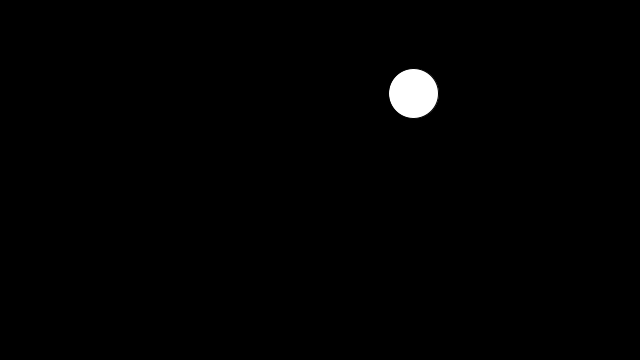
Frame 1 (no input)
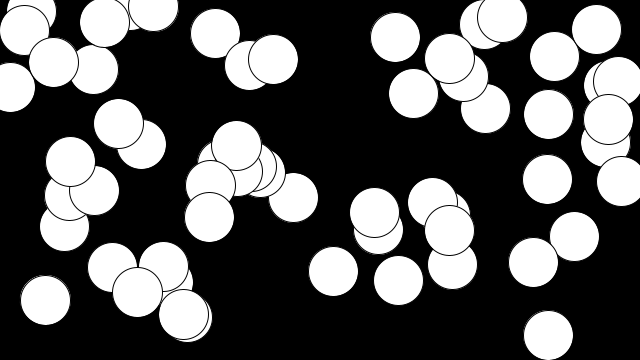
Frame 60 (the mouse pressed at the canvas centre just before this capture)
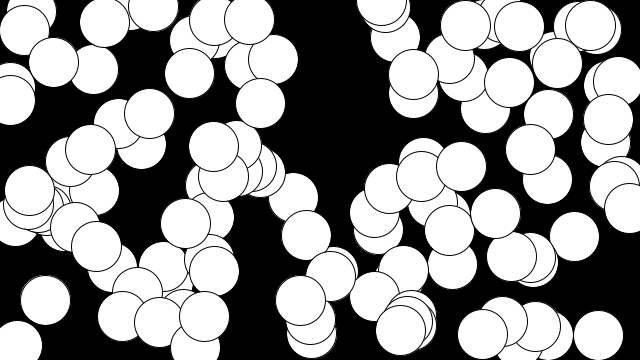
Frame 120 (the mouse held since frame 60 and released just before this capture)

The Processing sketch that drew these frames (run headless with seeded random() and noise(); from frame 60 on, the mouse is pressed at the canvas centre):

// Processing sketch: ellipseRandom
// ── ellipseRandom.pde
void setup()
{
  size(640, 360);
  background(0, 0, 0);
}

void draw()
{
  float x = random(width);
  float y= random(height);
  ellipse(x, y, 50, 50);
}
